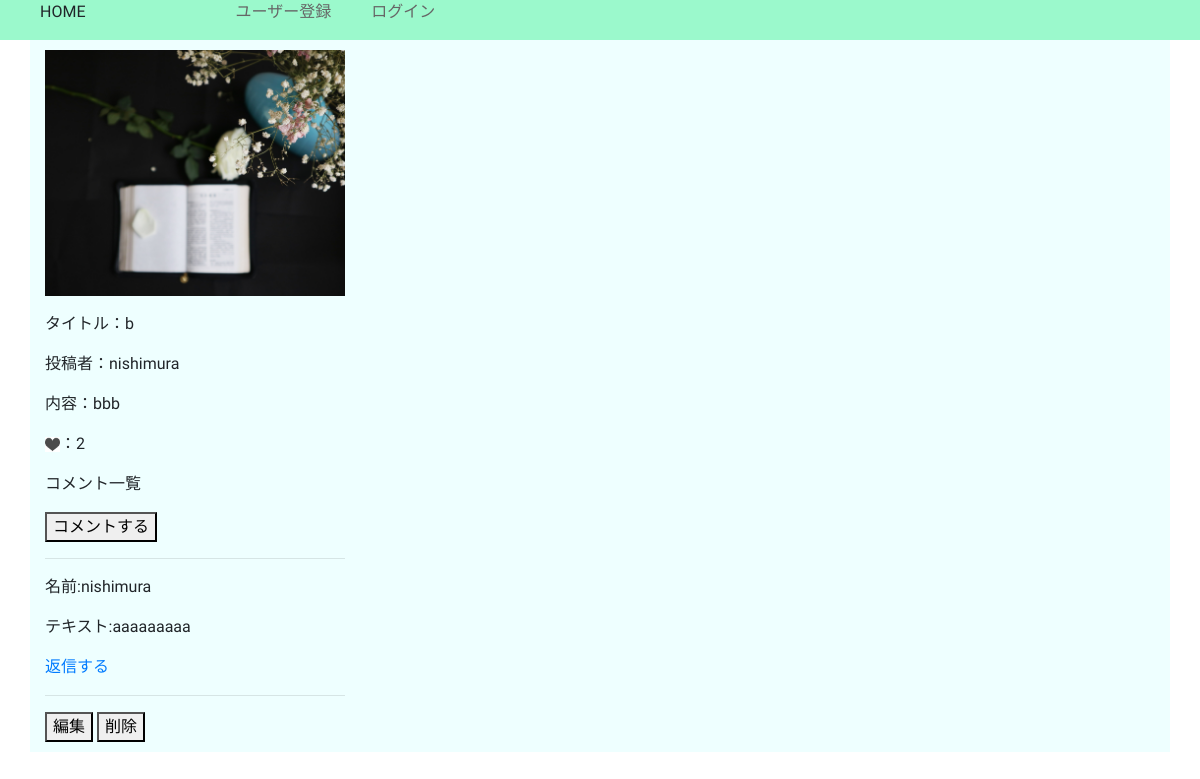
The page /detail/2/ on the database as committed earlier.
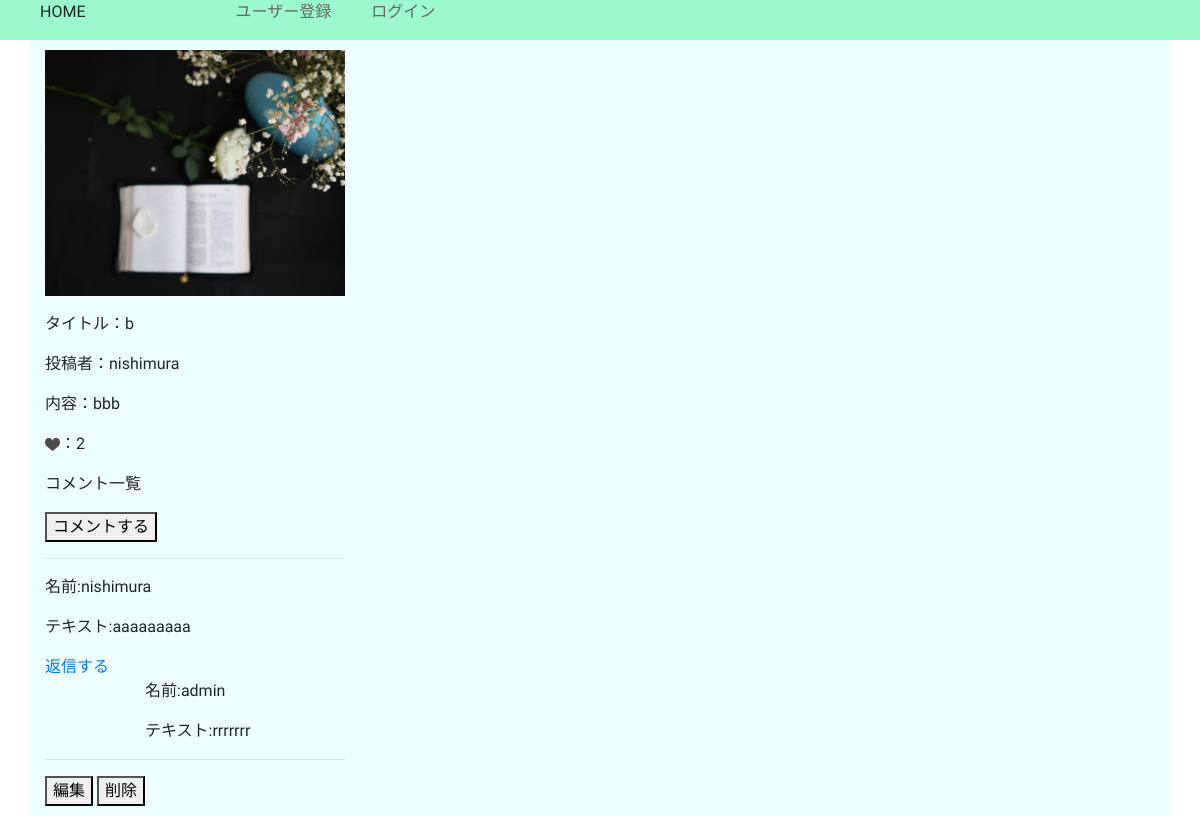
The same page on the database as committed later.
### boardapp/models.py (models this page shows, shortened)
class BoardModel(models.Model):
    title = models.CharField(max_length=100)
    content = models.TextField()
    author = models.CharField(max_length=100)
    images = models.ImageField(upload_to='')
    good = models.IntegerField(null=True, blank=True, default=0)

class Comment(models.Model):
    name = models.CharField(max_length=100,blank=True)
    text = models.TextField()
    target = models.ForeignKey(BoardModel, null=True, on_delete=models.CASCADE)
    is_public = models.BooleanField(default=True)
    created_date = models.DateTimeField(default=timezone.now)

class Reply(models.Model):
    name = models.CharField(max_length=100,blank=True)
    text = models.TextField()
    target = models.ForeignKey(Comment,on_delete=models.CASCADE)
    is_public = models.BooleanField(default=True)
    created_date = models.DateTimeField(default=timezone.now)

### boardapp/views.py (the view)
# urls.py: path('detail/<int:pk>/', detailfunc, name='detail'),
def detailfunc(request, pk):
    object = BoardModel.objects.get(pk=pk)
    return render(request, 'detail.html', {'object':object})

### templates/detail.html
{% extends 'base.html' %}
{% load static %}
{% block customcss %}
<link rel="stylesheet" type='text/css' href="{% static 'home.css'%}">
{% endblock customcss %}
{% block header %}
<div class="header">
{% if user.is_authenticated %}
  <a href="{% url 'list' %}" class="text1">HOME</a>
  <a href="{% url 'create' %}" class="text2">新規投稿</a>
  <a href="{% url 'logout' %}" class="text3">ログアウト</a>
{% else %}
  <a class="text1"　href="{% url 'list' %}">HOME</a>
  <a href="{% url 'signup' %}" class="text2">ユーザー登録</a>
  <a href="{% url 'login' %}" class="text3">ログイン</a>
{% endif %}
</div>
{% endblock header %}
{% block content %}
<div class="container">
  <div>
    <p><img src='{{ object.images.url }}' width=300 ></p>
    <p>タイトル：{{ object.title }}</p>
    <p>投稿者：{{ object.author }}</p>
    <p>内容：{{ object.content }}</p>
    <p><a href="{% url 'good' object.pk %}"><img src="{% static 'images/goodmark.jpg' %}" width=15 height=15></a>：{{ object.good }}</p>
    <p>コメント一覧</p>
    <a href="{% url 'comment' object.pk %}"><button type="submit">コメントする</button></a>
    <hr>
    {% for comment in object.comment_set.all %}
        <p>名前:{{ comment.name }}</p>
        <p>テキスト:{{ comment.text }}</p>
        <a href="{% url 'reply' object.pk %}">返信する</a><br>
        {% for reply in comment.reply_set.all %}
          <div style="margin-left:100px;">
             <p>名前:{{ reply.name }}</p>
             <p>テキスト:{{ reply.text }}</p>
          </div>
        {% endfor %}
        <hr>
    {% endfor %}
    {% if request.username.id == object.author.id %}
      <a href="{% url 'update' object.pk %}"><button type="submit">編集</button></a>
      <a href="{% url 'delete' object.pk %}"><button type="submit">削除</button></a>
    {% endif %}
  </div>
</div>
{% endblock content %}

### templates/base.html (shortened to what this page needs)
<!doctype html>
<html lang="en">
  <head>
    <link rel="stylesheet" href="https://stackpath.bootstrapcdn.com/bootstrap/4.5.0/css/bootstrap.min.css">
    {% block customcss %}
    {% endblock customcss %}
  </head>
  <body>
    {% block header %}
    {% endblock header %}
    {% block content %}
    {% endblock content %}
  </body>
</html>

### static/home.css (style rules this page uses)
.header { background-color: #9BF9CC; display: flex; flex-wrap: nowrap; height: 40px; }
.text1 { color: #666666; font-family: 'M PLUS Rounded 1c', sans-serif; padding-left: 40px; vertical-align: middle; }
.text2 { color: #666666; font-family: 'M PLUS Rounded 1c', sans-serif; padding-left: 150px; vertical-align: middle; }
.text3 { color: #666666; font-family: 'M PLUS Rounded 1c', sans-serif; padding-left: 40px; vertical-align: middle; }
.container { padding-top: 10px; padding-bottom: 10px; background-color: #EEFFFF; display: flex; flex-flow: row wrap; font-family: 'M PLUS Rounded 1c', sans-serif; }

Rows that differ between the two databases and show on the page:
added Reply: name "admin", text "rrrrrrr"
